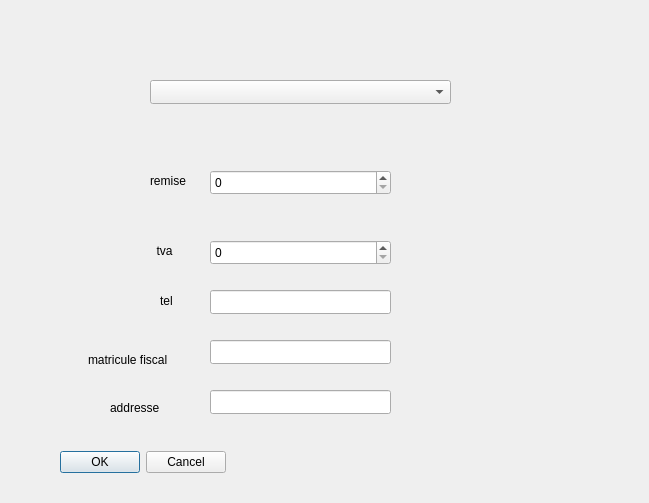
<?xml version="1.0" encoding="UTF-8"?>
<ui version="4.0">
 <class>PreviousFacture</class>
 <widget class="QWidget" name="PreviousFacture">
  <property name="geometry">
   <rect>
    <x>0</x>
    <y>0</y>
    <width>649</width>
    <height>503</height>
   </rect>
  </property>
  <property name="windowTitle">
   <string>Form</string>
  </property>
  <widget class="QComboBox" name="companyComboBox">
   <property name="geometry">
    <rect>
     <x>150</x>
     <y>80</y>
     <width>301</width>
     <height>24</height>
    </rect>
   </property>
  </widget>
  <widget class="QLabel" name="label">
   <property name="geometry">
    <rect>
     <x>140</x>
     <y>200</y>
     <width>121</width>
     <height>101</height>
    </rect>
   </property>
   <property name="text">
    <string>     tva</string>
   </property>
  </widget>
  <widget class="QLabel" name="label_2">
   <property name="geometry">
    <rect>
     <x>150</x>
     <y>160</y>
     <width>49</width>
     <height>41</height>
    </rect>
   </property>
   <property name="text">
    <string>remise</string>
   </property>
  </widget>
  <widget class="QSpinBox" name="remiseSpinBox">
   <property name="geometry">
    <rect>
     <x>210</x>
     <y>170</y>
     <width>181</width>
     <height>25</height>
    </rect>
   </property>
  </widget>
  <widget class="QSpinBox" name="tvaSpinBox">
   <property name="geometry">
    <rect>
     <x>210</x>
     <y>240</y>
     <width>181</width>
     <height>25</height>
    </rect>
   </property>
  </widget>
  <widget class="QDialogButtonBox" name="buttonBox">
   <property name="geometry">
    <rect>
     <x>60</x>
     <y>450</y>
     <width>166</width>
     <height>24</height>
    </rect>
   </property>
   <property name="standardButtons">
    <set>QDialogButtonBox::Cancel|QDialogButtonBox::Ok</set>
   </property>
  </widget>
  <widget class="QLineEdit" name="telLineEdit">
   <property name="geometry">
    <rect>
     <x>210</x>
     <y>290</y>
     <width>181</width>
     <height>24</height>
    </rect>
   </property>
  </widget>
  <widget class="QLabel" name="label_3">
   <property name="geometry">
    <rect>
     <x>160</x>
     <y>280</y>
     <width>101</width>
     <height>41</height>
    </rect>
   </property>
   <property name="text">
    <string>tel</string>
   </property>
  </widget>
  <widget class="QLineEdit" name="matFiscLineEdit">
   <property name="geometry">
    <rect>
     <x>210</x>
     <y>340</y>
     <width>181</width>
     <height>24</height>
    </rect>
   </property>
  </widget>
  <widget class="QLabel" name="label_4">
   <property name="geometry">
    <rect>
     <x>88</x>
     <y>350</y>
     <width>91</width>
     <height>20</height>
    </rect>
   </property>
   <property name="text">
    <string>matricule fiscal</string>
   </property>
  </widget>
  <widget class="QLabel" name="label_5">
   <property name="geometry">
    <rect>
     <x>110</x>
     <y>400</y>
     <width>49</width>
     <height>16</height>
    </rect>
   </property>
   <property name="text">
    <string>addresse</string>
   </property>
  </widget>
  <widget class="QLineEdit" name="addressLineEdit">
   <property name="geometry">
    <rect>
     <x>210</x>
     <y>390</y>
     <width>181</width>
     <height>24</height>
    </rect>
   </property>
  </widget>
 </widget>
 <resources/>
 <connections/>
</ui>
